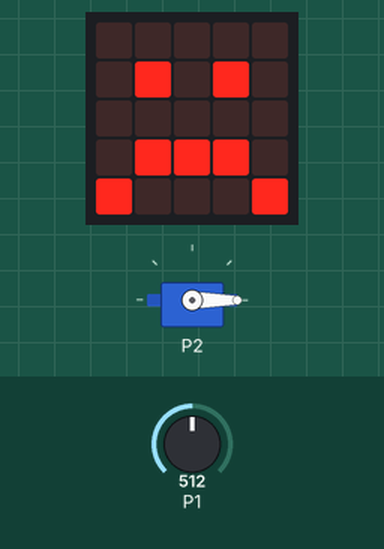
Recording of a program running on a simulated BBC micro:bit (MakeCode). Parts: servo, the board's 5×5 LED display. Inputs (shaded band) come from the test bench; at power-on: P1 = 512 (analog values on the 0–1023 scale).

Above: at 1.2 s.
1.3 s: P1 set to 791
3.0 s: P1 set to 816
At 4.2 s:
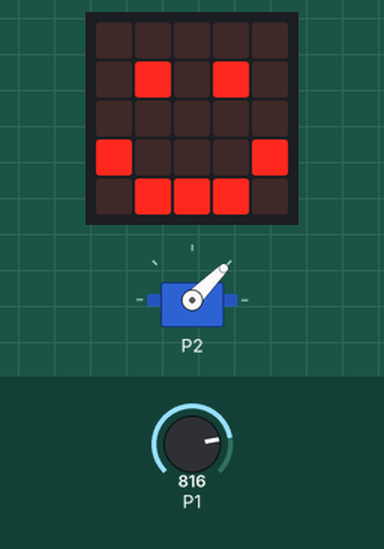
4.6 s: P1 set to 790
At 5.5 s:
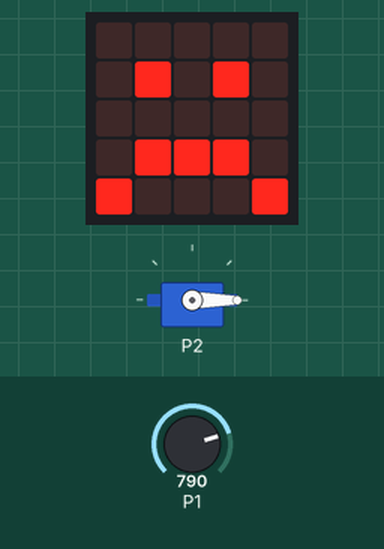
6.4 s: P1 set to 810
At 7.8 s:
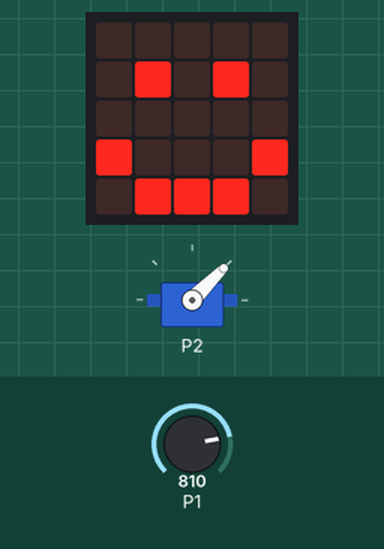
Timing chart, 0 to 9.3 s (numbered marks = the images above; inputs shaded):
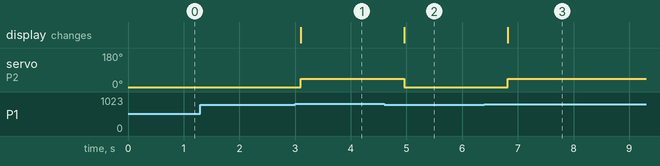

Measured:
- the behaviour switches between 800 and 801 on P1 (found by bisection; images 0 and 1)
- after the input at 1.3 s, every drawn part: stays the same
- after the input at 3.0 s, servo on P2: 0° → 45° after 0.10 s; the display: changes after 0.10 s (image 1)
- after the input at 4.6 s, servo on P2: 45° → 0° after 0.36 s; the display: changes after 0.36 s (image 2)
- after the input at 6.4 s, servo on P2: 0° → 45° after 0.42 s; the display: changes after 0.42 s (image 3)

The program:

main.ts
```typescript
let ip3020 = 0
basic.forever(function () {
    ip3020 = pins.analogReadPin(AnalogPin.P1)
    if (ip3020 > 800) {
        pins.servoWritePin(AnalogPin.P2, 45)
        basic.showIcon(IconNames.Happy)
    } else {
        pins.servoWritePin(AnalogPin.P2, 0)
        basic.showIcon(IconNames.Sad)
    }
})
```

test.ts
```typescript
// 테스트는 여기로 이동합니다; 이 패키지가 확장으로 사용될 때 컴파일되지 않을 것 입니다.
```
